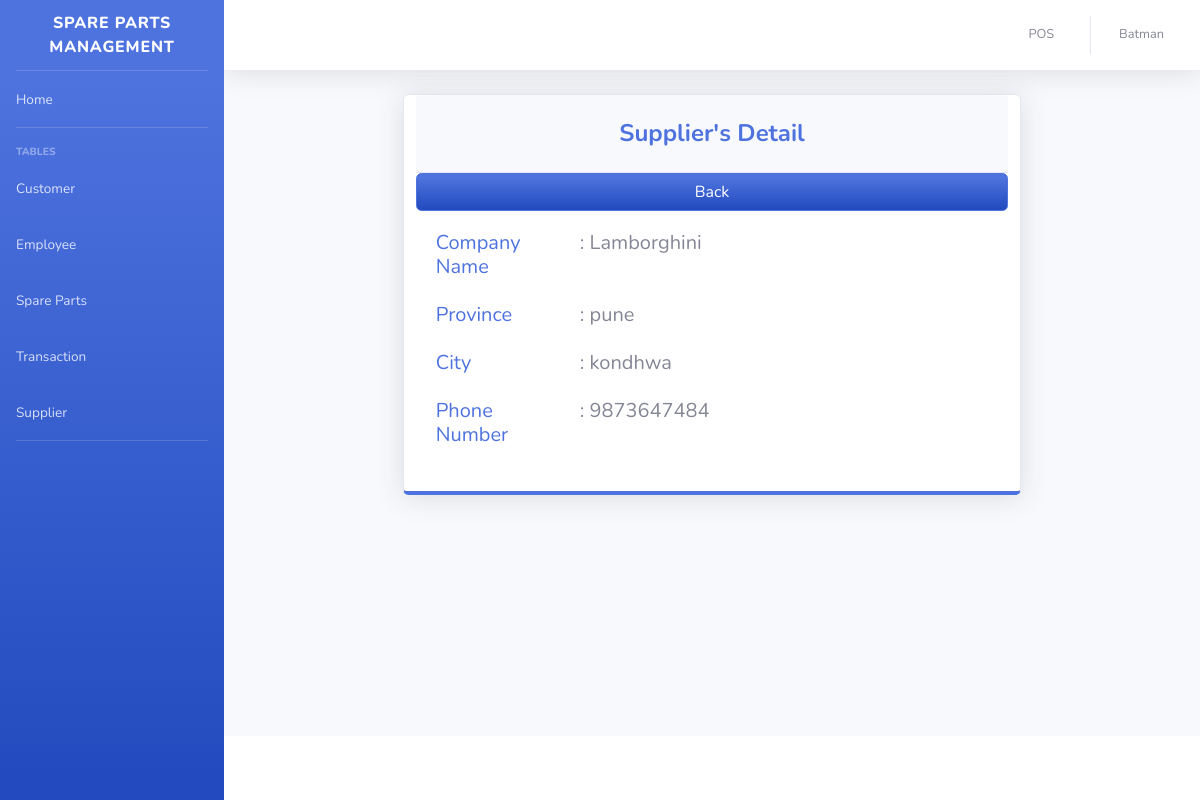
The page /pages/sup_searchfrm.php?id=17 (signed in) on the database its author committed.
### tables this page shows
CREATE TABLE `supplier` (
  `SUPPLIER_ID` int(11) NOT NULL,
  `COMPANY_NAME` varchar(50) DEFAULT NULL,
  `LOCATION_ID` int(11) NOT NULL,
  `PHONE_NUMBER` varchar(11) DEFAULT NULL
);

CREATE TABLE `location` (
  `LOCATION_ID` int(11) NOT NULL,
  `PROVINCE` varchar(100) DEFAULT NULL,
  `CITY` varchar(100) DEFAULT NULL
);

### pages/sup_searchfrm.php (the view, shortened to what this page needs)
<?php
include'../includes/connection.php';
include'../includes/sidebar.php';
?>
          <center><div class="card shadow mb-4 col-xs-12 col-md-8 border-bottom-primary">
            <div class="card-header py-3">
              <h4 class="m-2 font-weight-bold text-primary">Supplier's Detail</h4>
            </div>
            <a href="supplier.php?action=add" type="button" class="btn btn-primary bg-gradient-primary">Back</a>
            <div class="card-body">
          <?php
            $query = 'SELECT SUPPLIER_ID, COMPANY_NAME, l.PROVINCE, l.CITY, PHONE_NUMBER FROM supplier e join location l on e.LOCATION_ID = l.LOCATION_ID WHERE e.SUPPLIER_ID ='.$_GET['id'];
            $result = mysqli_query($db, $query) or die(mysqli_error($db));
              while($row = mysqli_fetch_array($result))
              {
                $a= $row['COMPANY_NAME'];
                $b=$row['PROVINCE'];
                $c=$row['CITY'];
                $d=$row['PHONE_NUMBER'];
              }
          ?>
                    <div class="form-group row text-left">
                      <div class="col-sm-3 text-primary">
                        <h5>
                          Company Name<br>
                        </h5>
                      </div>
                      <div class="col-sm-9">
                        <h5>
                          : <?php echo $a; ?><br>
                        </h5>
                      </div>
                    </div>
                    <div class="form-group row text-left">
                      <div class="col-sm-3 text-primary">
                        <h5>
                          Province<br>
                        </h5>
                      </div>
                      <div class="col-sm-9">
                        <h5>
                          : <?php echo $b; ?> <br>
                        </h5>
                      </div>
                    </div>
                    <div class="form-group row text-left">
                      <div class="col-sm-3 text-primary">
                        <h5>
                          City<br>
                        </h5>
                      </div>
                      <div class="col-sm-9">
                        <h5>
                          : <?php echo $c; ?> <br>
                        </h5>
                      </div>
                    </div>
                    <div class="form-group row text-left">
                      <div class="col-sm-3 text-primary">
                        <h5>
                          Phone Number<br>
                        </h5>
                      </div>
                      <div class="col-sm-9">
                        <h5>
                          : <?php echo $d; ?> <br>
                        </h5>
                      </div>
                    </div>
          </div>
          </div>
<?php
include'../includes/footer.php';
?>

### rows shown on the page
supplier: COMPANY_NAME "Lamborghini", LOCATION_ID.PROVINCE "pune", LOCATION_ID.CITY "kondhwa", PHONE_NUMBER "9873647484"

### other values the page prints
$_SESSION['FIRST_NAME'] "Batman"
